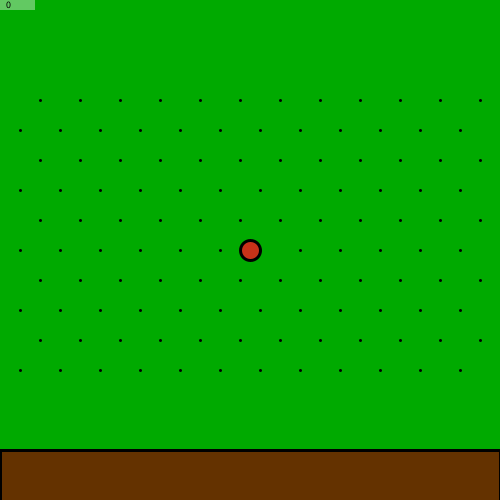
Frame 1 (no input)
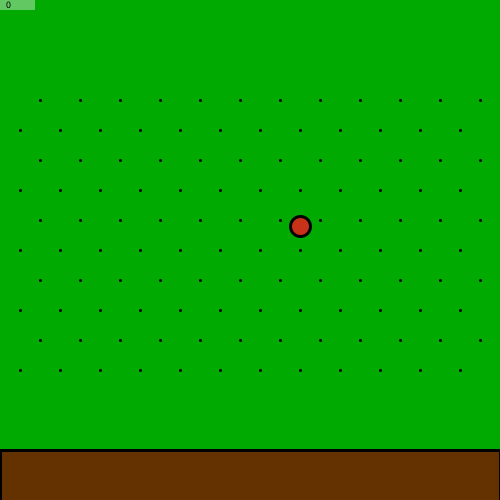
Frame 60 (the mouse pressed at the canvas centre just before this capture)
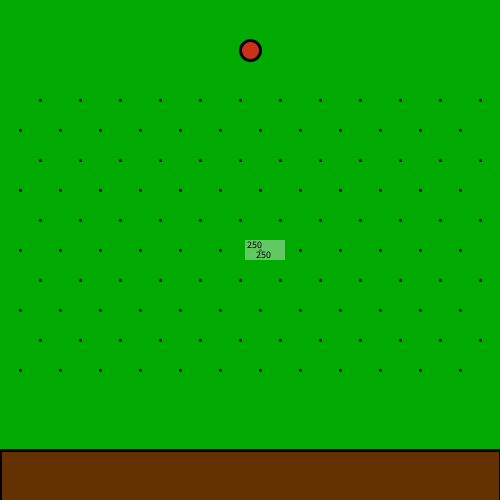
Frame 120 (the mouse held since frame 60 and released just before this capture)

The Processing sketch that drew these frames (run headless with seeded random() and noise(); from frame 60 on, the mouse is pressed at the canvas centre):

// Processing sketch: processing_145159
// ── processing_145159.pde

float x=250;
float y=250;
float xs=2;
float ys=-1.5;
float ya=.5;


void setup(){
  size(500,500);
  strokeWeight(3);
}
void draw(){
  background(0,170,0);
  //if
  if (mousePressed){
    x=mouseX;
    y=50;
    ys=mouseY-pmouseY;
    xs=mouseX-pmouseX;
  }
  for (int j=100; j<400; j+=60){
  for(int i=40; i<500; i+=40){
  if ((abs(x-i)<10)&&(abs(y-j)<5)){
    xs=(x-i);
    ys=(y-j);
  }
  }
  }
  
  for (int l=130; l<400; l+=60){
  for (int k=20; k<500; k+=40){
  if ((abs(x-k)<10)&&(abs(y-l)<5)){
    xs=(x-k);
    ys=(y-l);
  }
  }
  }
  
  if (y>=450){
    ys=0;
    xs=0;
  }
  if (x<10){
    xs=.7*abs(xs);
  }else if (x>490){
    xs=-.7*abs(xs);
  }
  
  
  
  //objects
  fill(100,50,0);
  rect(0,450,500,150);
  fill(200,50,25);
  ellipse(x,y,20,20);
  //point(225,250);
  //point(275,250);
  for (int j=100; j<400; j+=60){
  for (int i=40; i<500; i+=40){
  point(i,j);
  }
  }
  for (int l=130; l<400; l+=60){
  for (int k=20; k<500; k+=40){
  point(k,l);
  }
  }
  
  
  //rules
  x+=xs;
  y+=ys;
  ys+=ya;
  
  mousehelper();
}

void mousehelper(){
  noStroke();
  fill(250,100);
  rect(mouseX-5,mouseY-10,40,20);
  stroke(0);
  fill(0);
  textSize(10);
  text(mouseX,mouseX-3,mouseY-2);
  text(mouseY,mouseX+6,mouseY+8);
}
